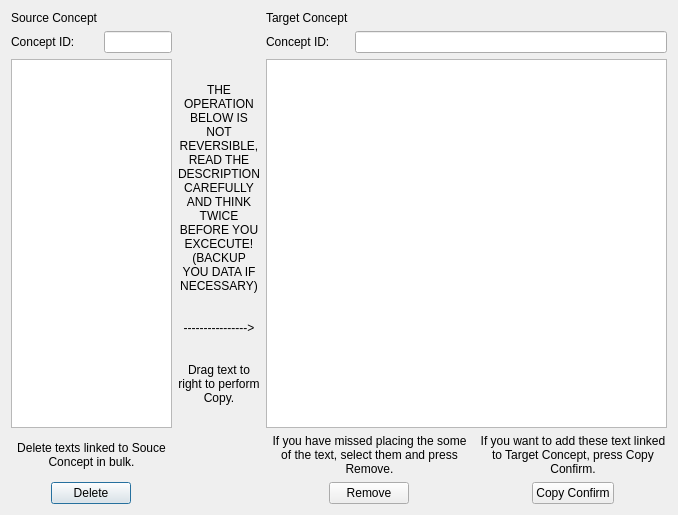
<?xml version="1.0" encoding="UTF-8"?>
<ui version="4.0">
 <class>concept_related_text_dialog</class>
 <widget class="QDialog" name="concept_related_text_dialog">
  <property name="geometry">
   <rect>
    <x>0</x>
    <y>0</y>
    <width>678</width>
    <height>515</height>
   </rect>
  </property>
  <property name="windowTitle">
   <string>Edit Concept Related Text</string>
  </property>
  <property name="windowIcon">
   <iconset resource="resource.qrc">
    <normaloff>:/icon/holoico_trans.ico</normaloff>:/icon/holoico_trans.ico</iconset>
  </property>
  <property name="styleSheet">
   <string notr="true">QListWidget::item {
    background-color:rgb(51, 51, 51);
}

QListWidget::item:selected {
    border-radius:5px;
    background-color:rgb(73, 73, 73);
}</string>
  </property>
  <layout class="QHBoxLayout" name="horizontalLayout">
   <item>
    <layout class="QGridLayout" name="gridLayout_4">
     <item row="0" column="0">
      <layout class="QGridLayout" name="gridLayout_3">
       <item row="0" column="0">
        <widget class="QLabel" name="label_5">
         <property name="text">
          <string>Source Concept</string>
         </property>
        </widget>
       </item>
       <item row="1" column="0">
        <widget class="QLabel" name="label_6">
         <property name="text">
          <string>Concept ID:</string>
         </property>
        </widget>
       </item>
       <item row="1" column="1">
        <widget class="QLineEdit" name="lineEdit_source_id">
         <property name="readOnly">
          <bool>true</bool>
         </property>
        </widget>
       </item>
      </layout>
     </item>
     <item row="0" column="2">
      <layout class="QGridLayout" name="gridLayout_2">
       <item row="0" column="0">
        <widget class="QLabel" name="label_2">
         <property name="text">
          <string>Target Concept</string>
         </property>
        </widget>
       </item>
       <item row="1" column="1">
        <widget class="QLineEdit" name="lineEdit_target_id"/>
       </item>
       <item row="1" column="0">
        <widget class="QLabel" name="label_3">
         <property name="text">
          <string>Concept ID:</string>
         </property>
        </widget>
       </item>
      </layout>
     </item>
     <item row="1" column="0">
      <widget class="QListWidget" name="listWidget_source">
       <property name="styleSheet">
        <string notr="true"/>
       </property>
       <property name="dragDropMode">
        <enum>QAbstractItemView::DragOnly</enum>
       </property>
       <property name="selectionMode">
        <enum>QAbstractItemView::ExtendedSelection</enum>
       </property>
       <property name="spacing">
        <number>10</number>
       </property>
      </widget>
     </item>
     <item row="1" column="1">
      <widget class="QLabel" name="label_4">
       <property name="maximumSize">
        <size>
         <width>146</width>
         <height>16777215</height>
        </size>
       </property>
       <property name="text">
        <string>THE OPERATION BELOW IS NOT REVERSIBLE, READ THE DESCRIPTION CAREFULLY AND THINK TWICE BEFORE YOU EXCECUTE! (BACKUP YOU DATA IF NECESSARY)


----------------&gt;


Drag text to right to perform Copy.</string>
       </property>
       <property name="textFormat">
        <enum>Qt::AutoText</enum>
       </property>
       <property name="alignment">
        <set>Qt::AlignCenter</set>
       </property>
       <property name="wordWrap">
        <bool>true</bool>
       </property>
      </widget>
     </item>
     <item row="1" column="2">
      <widget class="QListWidget" name="listWidget_target">
       <property name="styleSheet">
        <string notr="true"/>
       </property>
       <property name="dragDropMode">
        <enum>QAbstractItemView::DropOnly</enum>
       </property>
       <property name="selectionMode">
        <enum>QAbstractItemView::ExtendedSelection</enum>
       </property>
       <property name="spacing">
        <number>10</number>
       </property>
      </widget>
     </item>
     <item row="2" column="0">
      <layout class="QVBoxLayout" name="verticalLayout">
       <item>
        <widget class="QLabel" name="label">
         <property name="layoutDirection">
          <enum>Qt::LeftToRight</enum>
         </property>
         <property name="text">
          <string>Delete texts linked to Souce Concept in bulk.</string>
         </property>
         <property name="alignment">
          <set>Qt::AlignCenter</set>
         </property>
         <property name="wordWrap">
          <bool>true</bool>
         </property>
        </widget>
       </item>
       <item>
        <layout class="QHBoxLayout" name="horizontalLayout_2">
         <item>
          <widget class="QPushButton" name="pushButton_delete">
           <property name="sizePolicy">
            <sizepolicy hsizetype="Fixed" vsizetype="Fixed">
             <horstretch>0</horstretch>
             <verstretch>0</verstretch>
            </sizepolicy>
           </property>
           <property name="text">
            <string>Delete</string>
           </property>
          </widget>
         </item>
        </layout>
       </item>
      </layout>
     </item>
     <item row="2" column="2">
      <layout class="QGridLayout" name="gridLayout">
       <item row="0" column="0">
        <widget class="QLabel" name="label_7">
         <property name="text">
          <string>If you have missed placing the some of the text, select them and press Remove.</string>
         </property>
         <property name="alignment">
          <set>Qt::AlignCenter</set>
         </property>
         <property name="wordWrap">
          <bool>true</bool>
         </property>
        </widget>
       </item>
       <item row="0" column="1">
        <widget class="QLabel" name="label_8">
         <property name="text">
          <string>If you want to add these text linked to Target Concept, press Copy Confirm.</string>
         </property>
         <property name="alignment">
          <set>Qt::AlignCenter</set>
         </property>
         <property name="wordWrap">
          <bool>true</bool>
         </property>
        </widget>
       </item>
       <item row="1" column="0">
        <layout class="QHBoxLayout" name="horizontalLayout_3">
         <item>
          <widget class="QPushButton" name="pushButton_remove">
           <property name="sizePolicy">
            <sizepolicy hsizetype="Fixed" vsizetype="Fixed">
             <horstretch>0</horstretch>
             <verstretch>0</verstretch>
            </sizepolicy>
           </property>
           <property name="text">
            <string>Remove</string>
           </property>
          </widget>
         </item>
        </layout>
       </item>
       <item row="1" column="1">
        <layout class="QHBoxLayout" name="horizontalLayout_4">
         <item>
          <widget class="QPushButton" name="pushButton_copy">
           <property name="sizePolicy">
            <sizepolicy hsizetype="Fixed" vsizetype="Fixed">
             <horstretch>0</horstretch>
             <verstretch>0</verstretch>
            </sizepolicy>
           </property>
           <property name="text">
            <string>Copy Confirm</string>
           </property>
          </widget>
         </item>
        </layout>
       </item>
      </layout>
     </item>
    </layout>
   </item>
  </layout>
 </widget>
 <resources>
  <include location="resource.qrc"/>
 </resources>
 <connections/>
</ui>
